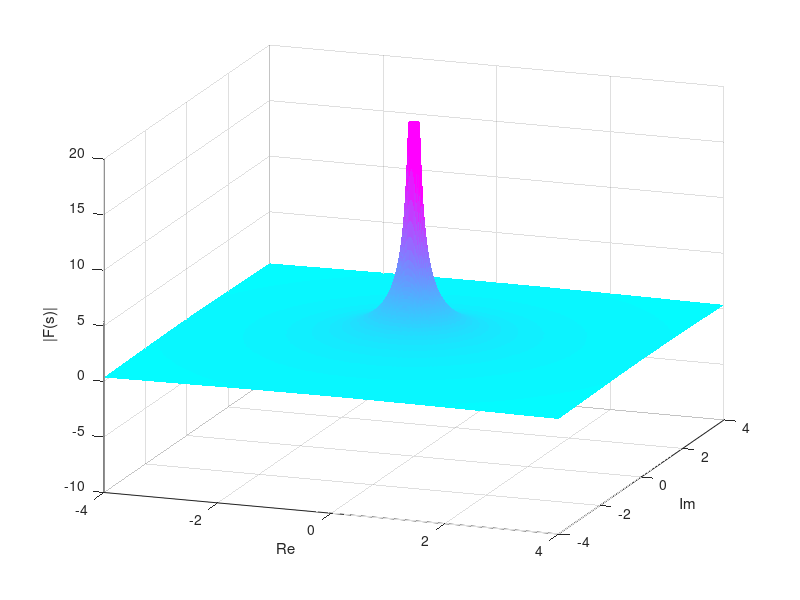
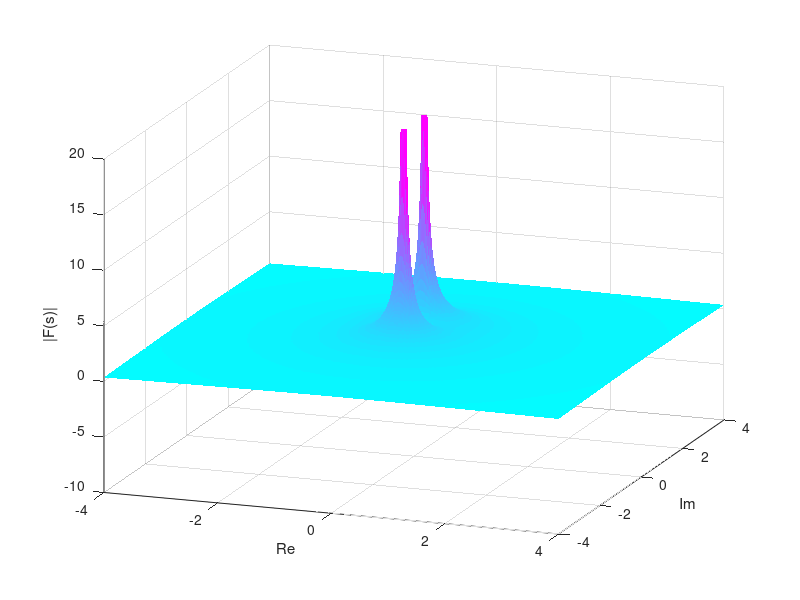
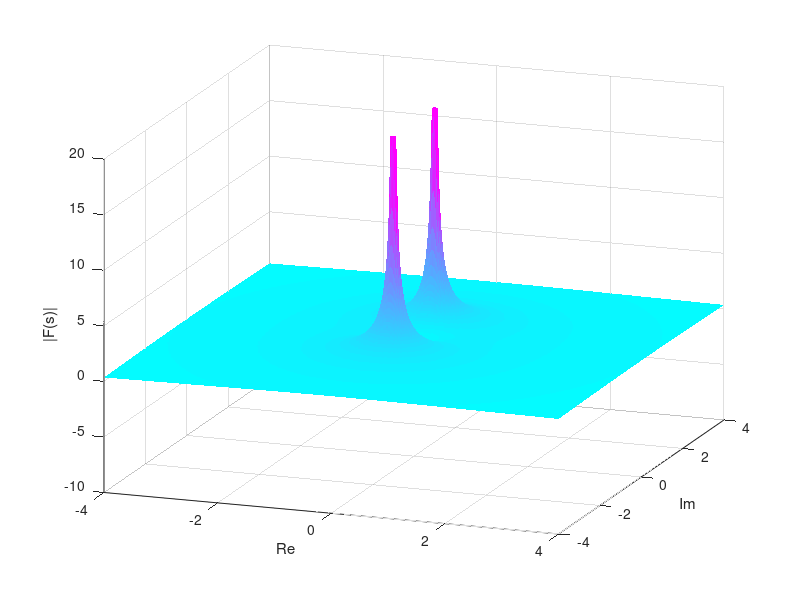
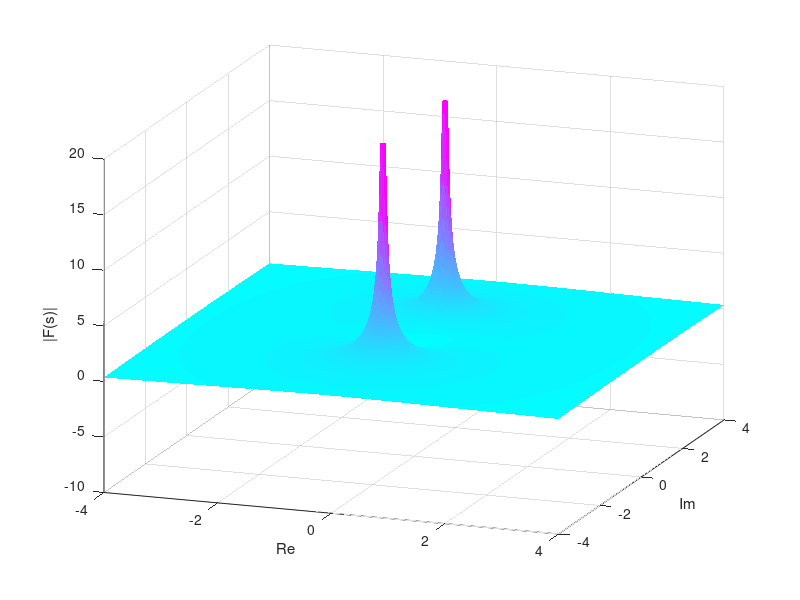

Recreate these plots in MATLAB, in order.
%% Creating data for plotting laplace pairs

tt = linspace(0, 6, 200);
[xx,yy] = meshgrid(-4:0.025:4);
s = xx + 1j*yy;

%aas = [-2, -1.5, 0, 1, 1+1j, 1j, 2*1j, -1 + 2*1j];
aas = [-2, -1.5, -1, -0.5, 0, 0.5, 1];
aas = [0, 0.5, 1, 1.5, 2, 2.5]*1j;

for i=1:length(aas)
%for i=1:1
    a = aas(i);
    ac = conj(a);
    
    if isreal(a)
        f = exp(a*tt);
    else
        f = real( 1/(2*1j)*(exp(a*tt) - exp(ac*tt)) );
    end
    figure(2*i-1)
    clf
    plot(tt, f)
    
    F = abs( 1./(s-a) + 1./(s-ac) );
    figure(2*i)
    clf
    colormap('cool')
    caxis('manual');
    hh=surfc(xx, yy, F, 'EdgeColor', 'none');
    zlim([-10, 20])
    caxis([0,15])
    
    xlabel('Re')
    ylabel('Im')
    zlabel('|F(s)|')
    view(20,20)
    
     figure(2*i)
     fnamepng = sprintf('laplace-imag-%d.png', i);
    print(fnamepng, '-dpng')
    
end



